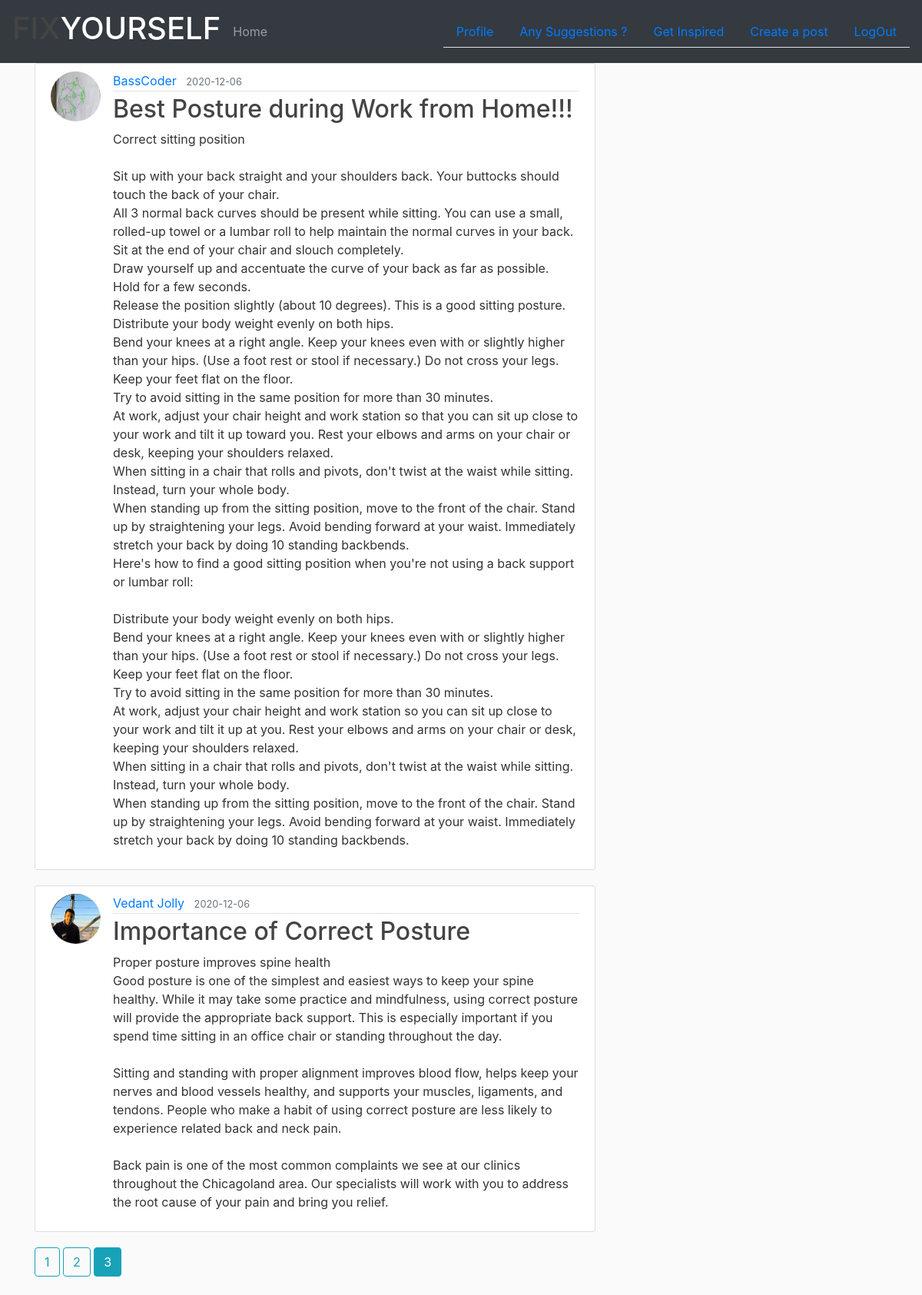
The app's page /posts?page=3 (signed in) with its own data.
### se_hackethon_project/models.py (models this page shows, shortened)
class Post(db.Model):
    id = db.Column(db.Integer,primary_key = True)
    title = db.Column(db.String(100),nullable = False)
    date_posted = db.Column(db.DateTime,nullable = False,default = datetime.utcnow)
    content = db.Column(db.Text,nullable=False)
    image_file = db.Column(db.String(20),nullable=False,default = 'default1.jpg')
    user_id = db.Column(db.Integer, db.ForeignKey('user.id'), nullable=False)

class User(db.Model,UserMixin):
    id = db.Column(db.Integer,primary_key=True)
    name = db.Column(db.String(20),nullable=False)
    email = db.Column(db.String(120),unique=True,nullable=False)
    image_file = db.Column(db.String(20),nullable=False,default = 'default.jpg')
    password = db.Column(db.String(60),nullable=False)
    posts = db.relationship('Post', backref='author', lazy=True)
    feedbacks = db.relationship('Feedback',backref='customer',lazy=True)

### se_hackethon_project/routes.py (the view)
@app.route("/posts")
@login_required
def all_posts():
    page = request.args.get('page', 1, type=int)
    posts = Post.query.order_by(Post.date_posted.desc()).paginate(page=page, per_page=2)
    return render_template('allPosts.html', posts=posts)

### se_hackethon_project/models.py (called while the page is built)
@login_manager.user_loader
def load_user(user_id):
    return User.query.get(int(user_id))

### se_hackethon_project/templates/allPosts.html
{% extends 'layout.html' %}
{% block content %}
  {% for post in posts.items %}
      <article class="media content-section">
        <img class="rounded-circle article-img" src="{{ url_for('static',filename = 'profile_pics/' + post.author.image_file) }}">
        <div class="media-body">
          <div class="article-metadata">
            <a class="mr-2" href="{{ url_for('user_posts',username=post.author.name) }}">{{ post.author.name }}</a>
            <small class="text-muted">{{ post.date_posted.strftime("%Y-%m-%d") }}</small>
          </div>
          <h2><a class="article-title" href="{{ url_for('post',post_id = post.id) }}">{{ post.title }}</a></h2>
          <p class="article-content">{{ post.content }}</p>
        </div>
      </article>
  {% endfor %}
  {% for page_num in posts.iter_pages(left_edge=1,right_edge=1,left_current=1,right_current=2) %}
    {% if page_num %}
      {% if posts.page == page_num %}
        <a class="btn btn-info mb-4" href="{{url_for('all_posts',page=page_num)}}">{{page_num}}</a>
      {% else %}
        <a class="btn btn-outline-info mb-4" href="{{url_for('all_posts',page=page_num)}}">{{page_num}}</a>
      {% endif %}
    {% else %}
      ...
    {% endif %}
  {% endfor %}
{% endblock content %}

### se_hackethon_project/static/main.css (style rules this page uses)
body { background: #fafafa; color: #333333; }
h1, h2, h3, h4, h5, h6 { color: #444444; }
.content-section { background: #ffffff; padding: 10px 20px; border: 1px solid #dddddd; border-radius: 3px; margin-bottom: 20px; }
.article-title { color: #444444; }
.article-content { white-space: pre-line; }
.article-img { height: 65px; width: 65px; margin-right: 16px; }
.article-metadata { padding-bottom: 1px; margin-bottom: 4px; border-bottom: 1px solid #e3e3e3 }

### records on screen
Post: image_file (picture), author.name "BassCoder", date_posted "2020-12-06", title "Best Posture during Work from Home!!!", content "Correct sitting position Sit up with your back straight and your shoulders back. Your buttocks should touch the back of your chair. All 3 normal back curves should be present while sitting. You can use a small, rolled-up towel or a lumbar roll to help maintain the normal curves in your back. Sit at the end of your chair and slouch completely. Draw yourself up and accentuate the curve of your back as far as possible. Hold for a few seconds. Release the position slightly (about 10 degrees). This is a good sitting posture. Distribute your body weight evenly on both hips. Bend your knees at a right angle. Keep your knees even with or slightly higher than your hips. (Use a foot rest or stool if…"
Post: image_file (picture), author.name "Vedant Jolly", date_posted "2020-12-06", title "Importance of Correct Posture", content "Proper posture improves spine health Good posture is one of the simplest and easiest ways to keep your spine healthy. While it may take some practice and mindfulness, using correct posture will provide the appropriate back support. This is especially important if you spend time sitting in an office chair or standing throughout the day. Sitting and standing with proper alignment improves blood flow, helps keep your nerves and blood vessels healthy, and supports your muscles, ligaments, and tendons. People who make a habit of using correct posture are less likely to experience related back and neck pain. Back pain is one of the most common complaints we see at our clinics throughout the…"

### other values on screen
{{ page_num }} "1" "2"
{{ page_num }} "3"
